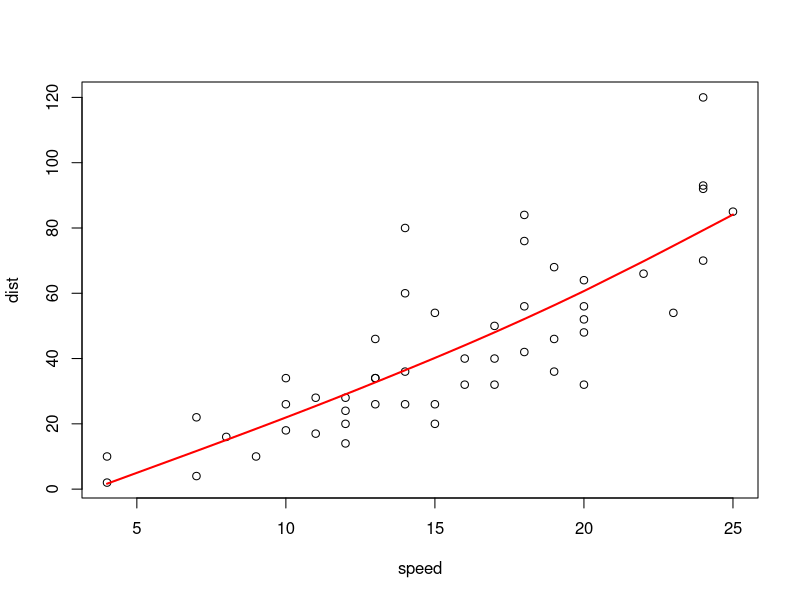

This chart was generated by the following R code:
# Smoothing splines
# Material didático — Estatística e Ciência de Dados — ICTIN/UFLA
# Fonte: James et al. (2021)

ajuste <- smooth.spline(cars$speed, cars$dist, cv = FALSE)
print(c(df_efetivo = ajuste$df, spar = ajuste$spar))
plot(dist ~ speed, data = cars)
lines(ajuste, col = "red", lwd = 2)
